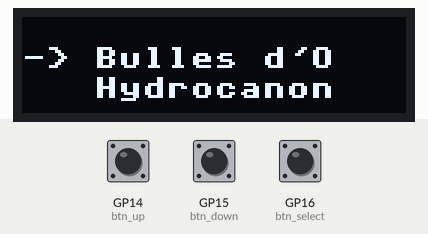
This program was run on a simulated Raspberry Pi Pico running MicroPython. On the bench: 128×32 one-colour display. The inputs (shaded band) are chosen by the test bench; at power-on: GP14 (btn_up) HIGH, GP16 (btn_select) HIGH, GP15 (btn_down) HIGH.

Above: at 1.2 s.
1.3 s: GP14 (btn_up) pulled LOW for 1 s
At 1.69 s:
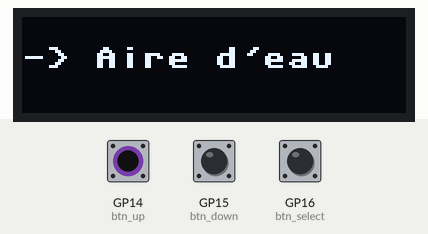
3.8 s: GP16 (btn_select) pulled LOW for 0.15 s
At 4.7 s:
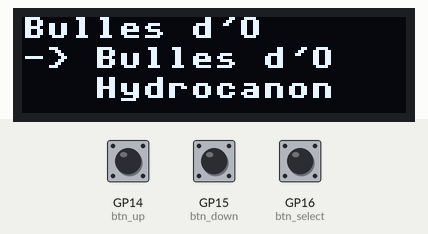
5.5 s: GP15 (btn_down) pulled LOW for 3.2 s
At 9.7 s:
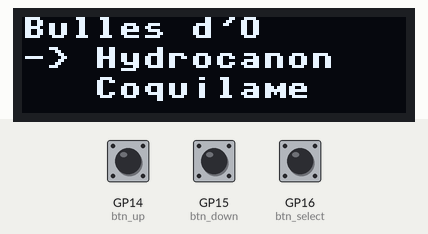
10.2 s: GP16 (btn_select) pulled LOW for 1 s
At 11.5 s:
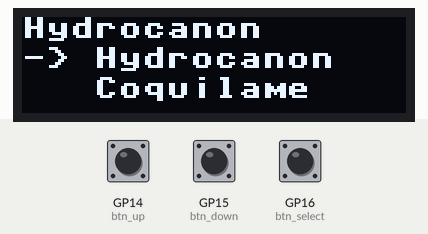
12.7 s: GP15 (btn_down) pulled LOW for 0.15 s
At 13.8 s:
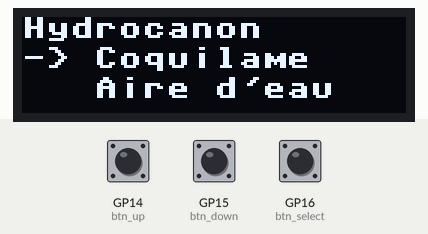
14.4 s: GP14 (btn_up) pulled LOW for 3.2 s
At 15.3 s:
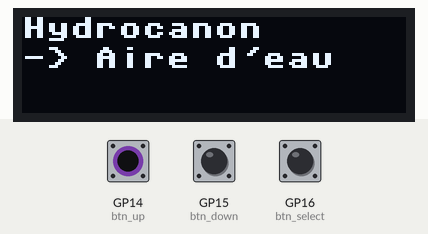
Timing chart, 0 to 17.4 s (numbered marks = the images above; inputs shaded):
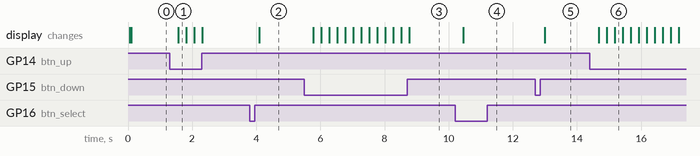

Measured:
- after the input at 1.3 s, the display: changes after 0.27 s (image 1)
- after the input at 3.8 s, the display: changes after 0.30 s (image 2)
- after the input at 5.5 s, the display: changes after 0.28 s (image 3)
- after the input at 10.2 s, the display: changes after 0.25 s (image 4)
- after the input at 12.7 s, the display: changes after 0.30 s (image 5)
- after the input at 14.4 s, the display: first changes after 0.28 s (image 6 shows a later state)

The program:

text.py
```python
import machine
import ssd1306
import time

# Configuration des pins pour les boutons
btn_up = machine.Pin(14, machine.Pin.IN, machine.Pin.PULL_UP)  # Bouton pour monter
btn_down = machine.Pin(15, machine.Pin.IN, machine.Pin.PULL_UP)  # Bouton pour descendre
btn_select = machine.Pin(16, machine.Pin.IN, machine.Pin.PULL_UP)  # Bouton pour afficher l'attaque sélectionnée

# Configuration I2C pour l'écran OLED
i2c = machine.I2C(0, scl=machine.Pin(1), sda=machine.Pin(0), freq=100000)
oled_width = 128
oled_height = 32
oled = ssd1306.SSD1306_I2C(oled_width, oled_height, i2c)

# Liste des attaques
attacks = ["Bulles d'O", "Hydrocanon", "Coquilame", "Aire d'eau"]
selected = 0  # Index de l'attaque sélectionnée
display_attack = ""  # Variable pour stocker l'attaque sélectionnée à afficher en bas

# Fonction pour afficher le menu
def display_menu():
    oled.fill(0)  # Efface l'écran
    for i in range(2):  # Affiche seulement deux attaques à la fois
        if selected + i < len(attacks):  # Vérifie qu'on n'a pas dépassé la liste
            if i == 0:  # Première ligne (attaque actuelle)
                oled.text("-> " + attacks[selected + i], 0, i * 10 + 10)  # Attaque sélectionnée
            else:  # Deuxième ligne (attaque suivante)
                oled.text("   " + attacks[selected + i], 0, i * 10 + 10)

    # Afficher l'attaque sélectionnée en bas (si elle est définie)
    if display_attack:
        oled.text( display_attack, 0, 0)  # Affiche l'attaque sélectionnée dans les derniers pixels

    oled.show()

# Fonction de gestion des boutons
def check_buttons():
    global selected, display_attack
    if not btn_up.value():  # Si le bouton haut est appuyé
        selected = (selected - 1) % len(attacks)  # Descendre dans la liste (boucle)
        time.sleep(0.2)  # Anti-rebond
    elif not btn_down.value():  # Si le bouton bas est appuyé
        selected = (selected + 1) % len(attacks)  # Monter dans la liste (boucle)
        time.sleep(0.2)  # Anti-rebond
    elif not btn_select.value():  # Si le troisième bouton est appuyé
        display_attack = attacks[selected]  # Enregistrer l'attaque sélectionnée
        time.sleep(0.2)  # Anti-rebond

# Boucle principale
while True:
    display_menu()  # Affiche le menu avec les attaques
    check_buttons()  # Vérifie si un bouton a été appuyé
```
